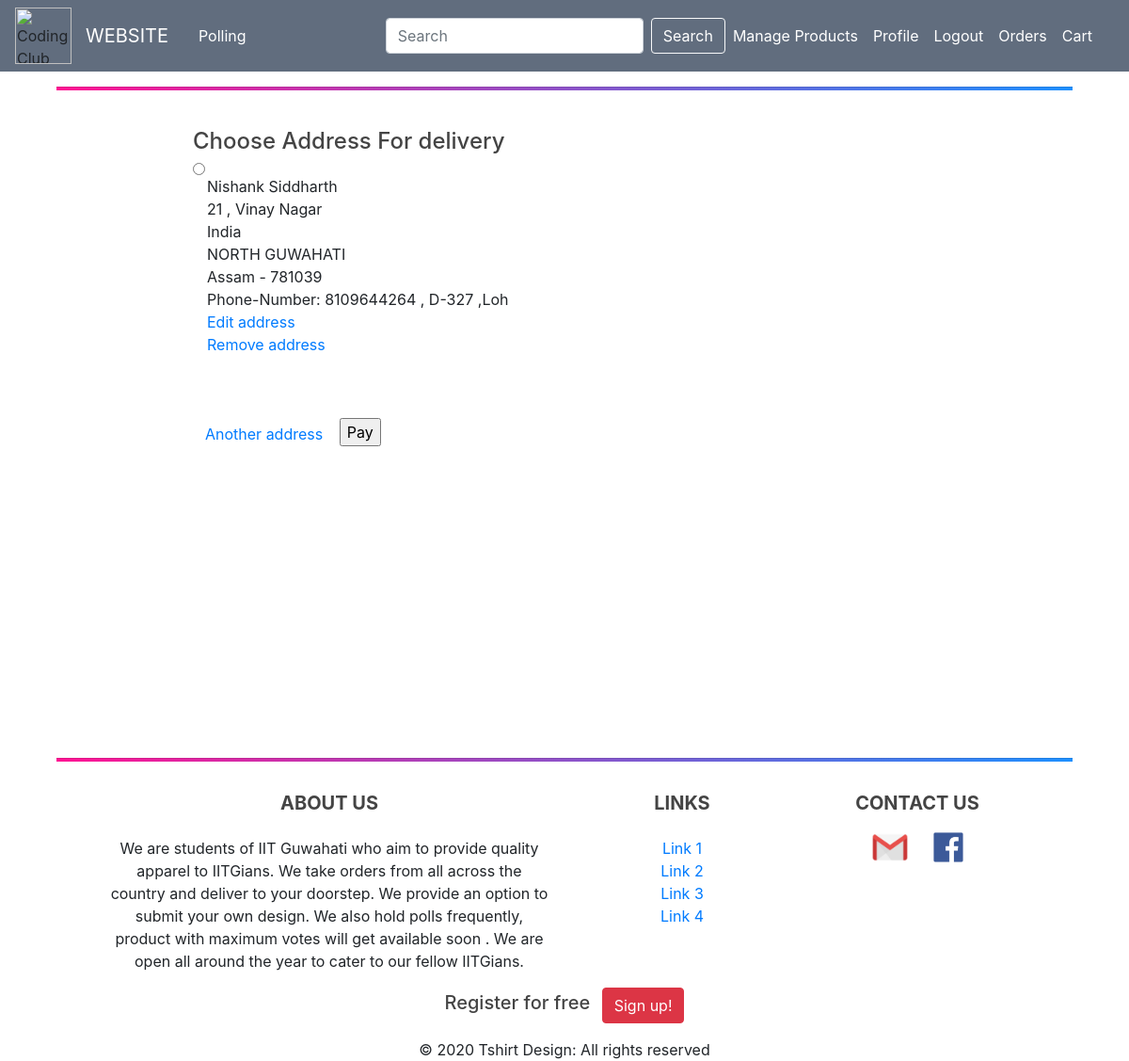
Page /checkout/ (signed in) on the committed database.
### users/models.py (models this page shows, shortened)
class Address(models.Model):
    user = models.ForeignKey(User, related_name="addresses", on_delete=models.CASCADE)
    zip = models.CharField(max_length=10, blank=False, null=False)
    house_no = models.CharField(max_length=120, blank=False, null=False)
    area = models.CharField(max_length=120, blank=False, null=False)
    city = models.CharField(max_length=120, blank=False, null=False)
    state = models.CharField(max_length=120, blank=False, null=False)
    landmark = models.CharField(max_length=120, blank=True, null=True)
    name = models.CharField(max_length=120, blank=False, null=False)
    mobile_no = models.CharField(max_length=10, blank=False, null=False)
    alternate_no = models.CharField(max_length=10, blank=True, null=True)
    address_type = models.CharField(max_length=120, choices=ADDRESS_TYPE, default='H')

### orders/views.py (the view)
# urls.py: path('checkout/', order_views.checkout, name='checkout'),
@login_required
def checkout(request):
    try:
        cart = Cart.objects.get(user=request.user, active=True)
    except:
        return HttpResponseRedirect(reverse("cart"))
    try:
        new_order = Order.objects.get(cart=cart)
    except Order.DoesNotExist:
        new_order = Order()
        new_order.cart = cart
        new_order.user = request.user
        new_order.order_id = id_generator()
        new_order.save()
    except:
        return HttpResponseRedirect(reverse("cart"))
    new_order.total = float(new_order.shipping_total) + float(cart.total)
    new_order.save()
    if new_order.status == "Finished":
        del request.session['cart_id']
        del request.session['items_total']
        return HttpResponseRedirect(reverse("cart"))
    if not request.user.addresses.all():
        return redirect('new_address')
    context = {
        'user': request.user,
    }
    template = "orders/checkout.html"
    return render(request, template, context)

### orders/utils.py (called while the page is built)
def id_generator(size=10, chars=string.ascii_uppercase + string.digits):
    the_id = "".join(random.choice(chars) for x in range(size))
    try:
        order = Order.objects.get(order_id=the_id)
        id_generator()
    except Order.DoesNotExist:
        return the_id

### orders/templates/orders/checkout.html (shortened to what this page needs)
{% extends "blog/base.html" %}
{% load crispy_forms_tags %}
{% block content %}
    <br>
    <div class="row">
    <div class="col-md-2"></div>
    <div class="col-md-8" style="border">
   <form action="{% url 'checkout' %}" method="post" >
   <h4>Choose Address For delivery</h4>
           {% for address in user.addresses.all %}
               <input type="radio" name="address" value="{{ address.id }}">
                    <div class="col-md-7 " id ="wrapper" >
                    <p> {{ address.name }}<br>
                     {{ address.house_no }} , {{ address.area }} <br>
                    {% if address.landmark %}
                        {{address.landmark }}<br>
                    {% endif %}
                        {{ address.city }}<br>
                    {{ address.state }} - {{ address.zip }}<br>
                    Phone-Number: {{ address.mobile_no }} {% if address.alternate_no %} , {{ address.alternate_no }}{% endif %}
                    <br>
                        <a href="{% url 'edit_address' address.id %}">Edit address</a><br>
                    <a href = "{% url 'remove_address' address.id %}"> Remove address </a>
                    </div>
           {% endfor %}
    <br><br>
    <button class="btn"> <a href="{% url 'new_address' %}"> Another address</a></button>
    <input type="submit" value="Pay">
    </form>
    </div>
    </div>
{% endblock %}

### blog/static/blog/main.css (style rules this page uses)
body { position: relative; margin: 0; padding-bottom: 6rem; min-height: 100%; background: #fff; color: #333333; }
h1, h2, h3, h4, h5, h6 { color: #444444; }

### rows in the picture
Address: name "Nishank Siddharth", house_no "21", area "Vinay Nagar", landmark "India", city "NORTH GUWAHATI", state "Assam", zip "781039", mobile_no "8109644264", alternate_no "D-327 ,Loh"
